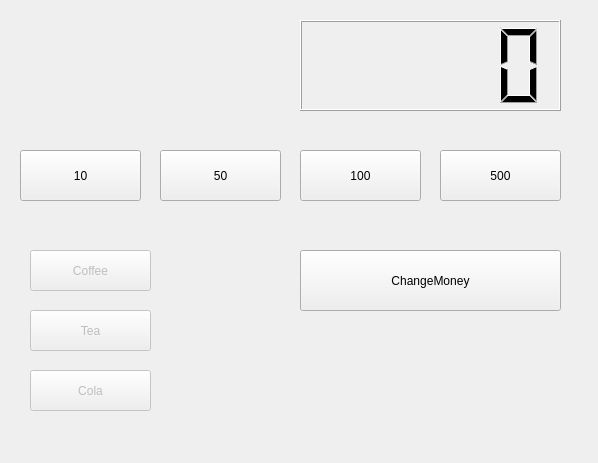
<?xml version="1.0" encoding="UTF-8"?>
<ui version="4.0">
 <class>Widget</class>
 <widget class="QWidget" name="Widget">
  <property name="geometry">
   <rect>
    <x>0</x>
    <y>0</y>
    <width>598</width>
    <height>463</height>
   </rect>
  </property>
  <property name="windowTitle">
   <string>Widget</string>
  </property>
  <widget class="QLCDNumber" name="lcdNumber">
   <property name="geometry">
    <rect>
     <x>300</x>
     <y>20</y>
     <width>261</width>
     <height>91</height>
    </rect>
   </property>
  </widget>
  <widget class="QPushButton" name="pb10">
   <property name="geometry">
    <rect>
     <x>20</x>
     <y>150</y>
     <width>121</width>
     <height>51</height>
    </rect>
   </property>
   <property name="text">
    <string>10</string>
   </property>
  </widget>
  <widget class="QPushButton" name="pb50">
   <property name="geometry">
    <rect>
     <x>160</x>
     <y>150</y>
     <width>121</width>
     <height>51</height>
    </rect>
   </property>
   <property name="text">
    <string>50</string>
   </property>
  </widget>
  <widget class="QPushButton" name="pb100">
   <property name="geometry">
    <rect>
     <x>300</x>
     <y>150</y>
     <width>121</width>
     <height>51</height>
    </rect>
   </property>
   <property name="text">
    <string>100</string>
   </property>
  </widget>
  <widget class="QPushButton" name="pb500">
   <property name="enabled">
    <bool>true</bool>
   </property>
   <property name="geometry">
    <rect>
     <x>440</x>
     <y>150</y>
     <width>121</width>
     <height>51</height>
    </rect>
   </property>
   <property name="text">
    <string>500</string>
   </property>
  </widget>
  <widget class="QPushButton" name="pbCoffee">
   <property name="enabled">
    <bool>false</bool>
   </property>
   <property name="geometry">
    <rect>
     <x>30</x>
     <y>250</y>
     <width>121</width>
     <height>41</height>
    </rect>
   </property>
   <property name="text">
    <string>Coffee</string>
   </property>
  </widget>
  <widget class="QPushButton" name="pbTea">
   <property name="enabled">
    <bool>false</bool>
   </property>
   <property name="geometry">
    <rect>
     <x>30</x>
     <y>310</y>
     <width>121</width>
     <height>41</height>
    </rect>
   </property>
   <property name="text">
    <string>Tea</string>
   </property>
  </widget>
  <widget class="QPushButton" name="pbCola">
   <property name="enabled">
    <bool>false</bool>
   </property>
   <property name="geometry">
    <rect>
     <x>30</x>
     <y>370</y>
     <width>121</width>
     <height>41</height>
    </rect>
   </property>
   <property name="text">
    <string>Cola</string>
   </property>
  </widget>
  <widget class="QPushButton" name="pbChange">
   <property name="geometry">
    <rect>
     <x>300</x>
     <y>250</y>
     <width>261</width>
     <height>61</height>
    </rect>
   </property>
   <property name="text">
    <string>ChangeMoney</string>
   </property>
  </widget>
 </widget>
 <layoutdefault spacing="6" margin="11"/>
 <resources/>
 <connections/>
</ui>
